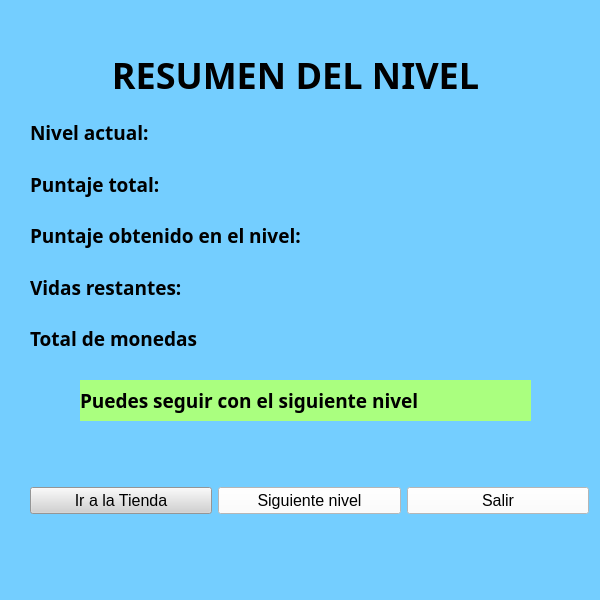
<?xml version="1.0" encoding="UTF-8"?>
<ui version="4.0">
 <class>ResumenNivel</class>
 <widget class="QWidget" name="ResumenNivel">
  <property name="geometry">
   <rect>
    <x>0</x>
    <y>0</y>
    <width>600</width>
    <height>600</height>
   </rect>
  </property>
  <property name="font">
   <font>
    <weight>50</weight>
    <bold>false</bold>
   </font>
  </property>
  <property name="windowTitle">
   <string>Resumen del Nivel</string>
  </property>
  <property name="styleSheet">
   <string notr="true">background-color: rgb(116, 206, 255);</string>
  </property>
  <widget class="QLabel" name="label">
   <property name="geometry">
    <rect>
     <x>10</x>
     <y>40</y>
     <width>571</width>
     <height>71</height>
    </rect>
   </property>
   <property name="font">
    <font>
     <family>Gill Sans Ultra Bold Condensed</family>
     <pointsize>27</pointsize>
     <weight>75</weight>
     <bold>true</bold>
    </font>
   </property>
   <property name="whatsThis">
    <string>&lt;html&gt;&lt;head/&gt;&lt;body&gt;&lt;p align=&quot;center&quot;&gt;&lt;br/&gt;&lt;/p&gt;&lt;/body&gt;&lt;/html&gt;</string>
   </property>
   <property name="text">
    <string>&lt;html&gt;&lt;head/&gt;&lt;body&gt;&lt;p align=&quot;center&quot;&gt;RESUMEN DEL NIVEL&lt;/p&gt;&lt;/body&gt;&lt;/html&gt;</string>
   </property>
  </widget>
  <widget class="QLabel" name="nombre5">
   <property name="geometry">
    <rect>
     <x>80</x>
     <y>380</y>
     <width>451</width>
     <height>41</height>
    </rect>
   </property>
   <property name="font">
    <font>
     <family>OCR A Extended</family>
     <pointsize>14</pointsize>
     <weight>75</weight>
     <italic>false</italic>
     <bold>true</bold>
    </font>
   </property>
   <property name="styleSheet">
    <string notr="true">background-color: rgb(170, 255, 127);</string>
   </property>
   <property name="text">
    <string>Puedes seguir con el siguiente nivel</string>
   </property>
  </widget>
  <widget class="QWidget" name="horizontalLayoutWidget_2">
   <property name="geometry">
    <rect>
     <x>30</x>
     <y>430</y>
     <width>559</width>
     <height>141</height>
    </rect>
   </property>
   <layout class="QHBoxLayout" name="horizontalLayout_2">
    <item>
     <widget class="QPushButton" name="boton_volver_3">
      <property name="font">
       <font>
        <pointsize>12</pointsize>
       </font>
      </property>
      <property name="styleSheet">
       <string notr="true">background-color: rgb(209, 209, 209);</string>
      </property>
      <property name="text">
       <string>Ir a la Tienda</string>
      </property>
     </widget>
    </item>
    <item>
     <widget class="QPushButton" name="boton_nivel">
      <property name="font">
       <font>
        <pointsize>12</pointsize>
       </font>
      </property>
      <property name="styleSheet">
       <string notr="true">background-color: rgb(255, 255, 255);</string>
      </property>
      <property name="text">
       <string>Siguiente nivel</string>
      </property>
     </widget>
    </item>
    <item>
     <widget class="QPushButton" name="boton_salir">
      <property name="font">
       <font>
        <pointsize>12</pointsize>
       </font>
      </property>
      <property name="styleSheet">
       <string notr="true">background-color: rgb(255, 255, 255);</string>
      </property>
      <property name="text">
       <string>Salir</string>
      </property>
     </widget>
    </item>
   </layout>
  </widget>
  <widget class="QWidget" name="horizontalLayoutWidget">
   <property name="geometry">
    <rect>
     <x>30</x>
     <y>110</y>
     <width>551</width>
     <height>251</height>
    </rect>
   </property>
   <layout class="QHBoxLayout" name="horizontalLayout">
    <item>
     <layout class="QVBoxLayout" name="verticalLayout">
      <item>
       <widget class="QLabel" name="nombre1">
        <property name="font">
         <font>
          <family>OCR A Extended</family>
          <pointsize>14</pointsize>
          <weight>75</weight>
          <italic>false</italic>
          <bold>true</bold>
         </font>
        </property>
        <property name="text">
         <string>Nivel actual:</string>
        </property>
       </widget>
      </item>
      <item>
       <widget class="QLabel" name="nombre2">
        <property name="font">
         <font>
          <family>OCR A Extended</family>
          <pointsize>14</pointsize>
          <weight>75</weight>
          <italic>false</italic>
          <bold>true</bold>
         </font>
        </property>
        <property name="text">
         <string>Puntaje total:</string>
        </property>
       </widget>
      </item>
      <item>
       <widget class="QLabel" name="nombre3">
        <property name="font">
         <font>
          <family>OCR A Extended</family>
          <pointsize>14</pointsize>
          <weight>75</weight>
          <italic>false</italic>
          <bold>true</bold>
         </font>
        </property>
        <property name="text">
         <string>Puntaje obtenido en el nivel:</string>
        </property>
       </widget>
      </item>
      <item>
       <widget class="QLabel" name="nombre4">
        <property name="font">
         <font>
          <family>OCR A Extended</family>
          <pointsize>14</pointsize>
          <weight>75</weight>
          <italic>false</italic>
          <bold>true</bold>
         </font>
        </property>
        <property name="text">
         <string>Vidas restantes:</string>
        </property>
       </widget>
      </item>
      <item>
       <widget class="QLabel" name="label_2">
        <property name="font">
         <font>
          <family>OCR A Extended</family>
          <pointsize>14</pointsize>
          <weight>75</weight>
          <bold>true</bold>
         </font>
        </property>
        <property name="text">
         <string>Total de monedas</string>
        </property>
       </widget>
      </item>
     </layout>
    </item>
    <item>
     <layout class="QVBoxLayout" name="verticalLayout_2">
      <item>
       <widget class="QLabel" name="nivel">
        <property name="font">
         <font>
          <family>OCR A Extended</family>
          <pointsize>14</pointsize>
         </font>
        </property>
        <property name="text">
         <string/>
        </property>
       </widget>
      </item>
      <item>
       <widget class="QLabel" name="puntaje_total">
        <property name="font">
         <font>
          <family>OCR A Extended</family>
          <pointsize>14</pointsize>
         </font>
        </property>
        <property name="text">
         <string/>
        </property>
       </widget>
      </item>
      <item>
       <widget class="QLabel" name="puntaje_ronda">
        <property name="font">
         <font>
          <family>OCR A Extended</family>
          <pointsize>14</pointsize>
         </font>
        </property>
        <property name="text">
         <string/>
        </property>
       </widget>
      </item>
      <item>
       <widget class="QLabel" name="vidas">
        <property name="font">
         <font>
          <family>OCR A Extended</family>
          <pointsize>14</pointsize>
         </font>
        </property>
        <property name="text">
         <string/>
        </property>
       </widget>
      </item>
      <item>
       <widget class="QLabel" name="monedas">
        <property name="font">
         <font>
          <family>OCR A Extended</family>
          <pointsize>14</pointsize>
         </font>
        </property>
        <property name="text">
         <string/>
        </property>
       </widget>
      </item>
     </layout>
    </item>
   </layout>
  </widget>
 </widget>
 <resources/>
 <connections/>
</ui>
